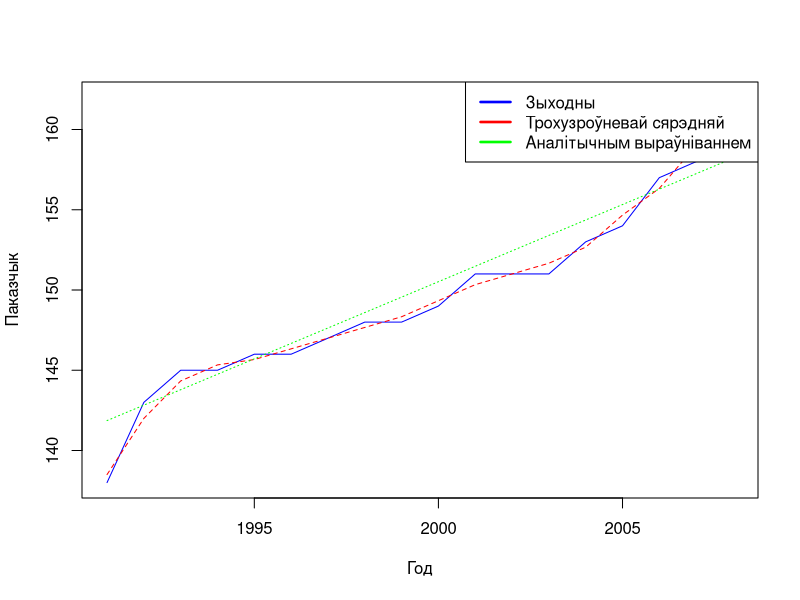

Write R code to recreate this figure.
dat<-read.table("data4.txt")
dat

# Сярэдні ўзровень шэрагу дынамікі
mediumlevel<-mean(dat[,2])         
mediumlevel

# Будуем шэраг для крытэра серый
result<-numeric()                      
for(i in 1:length(dat[,2])) {
  if(dat[i,2]>mediumlevel) result<-c(result, 1)
  if(dat[i,2]<mediumlevel) result<-c(result, 0)
}
result

# Лічым колькасць серый
numberofseries<-1
var<-result[1]
for(i in 2:length(result)) {
  if(result[i]!=var) {
    numberofseries<-numberofseries+1
    var<-result[i]
  }
}
numberofseries

#Правяраем прыналежнасць колькасці серый інтэрвалу
left<-as.integer((length(result)+1)/2-1.96*sqrt(length(result)-1)/2)
left
right<-as.integer((length(result)+1)/2+1.96*sqrt(length(result)-1)/2)
right
if(left<=numberofseries & numberofseries<=right) {
  answer<-"Заканамернасці ў змяненні ўзроўняў няма"
} else {
  answer<-"Заканамернасць ў змяненні ўзроўняў назіраецца"
}
answer

# Згладжванне шэрага дынамікі метадам трохузроўневай слізгальнай простай
y<-dat[,2]
smoothed<-numeric()
smoothed<-c(smoothed, (5*y[1]+2*y[2]-y[3])/6)
for(i in 2:(length(dat[,1])-1)) {
  smoothed<-c(smoothed, (y[i-1]+y[i]+y[i+1])/3)
}
smoothed<-c(smoothed, (5*y[length(dat[,1])-1]+2*y[length(dat[,1])-2]-y[length(dat[,1])-3])/6)
smoothed

# Згладжванне шэрага дынамікі метадам аналітычнага выраўнівання па ўраўненню простай
t<-numeric()
temp<-((-1)*as.integer(length(y)/2))
as.integer(length(y)/2)
for(i in 1:length(y)) {
  t<-c(t, temp)
  temp<-temp+1
  if(temp==0) temp<-temp+1
}
dat[,3]<-t
dat[,4]<-t*t
dat[,5]<-dat[,2]*dat[,3]
colnames(dat)<-c("x", "y", "t", "t^2", "y*t")
dat

a0<-sum(dat[,2]/length(dat[,2]))
a1<-sum(dat[,5])/sum(dat[,4])
eq<-paste("y(t)=", a0, "+", a1, "t")
eq

analyticsmoothed<-numeric()
for(i in 1:length(dat[,2])) {
  analyticsmoothed<-c(analyticsmoothed, a0+a1*(i-as.integer(length(y)/2)))
}

# Робім прагноз
nextT<-max(t)+1
nextT
yNext<-a0+a1*nextT
yNext

# Малюем графікі
graph1<-function(x) dat[,2]
graph2<-function(x) smoothed
graph3<-function(x) analyticsmoothed
matplot(dat[,1],cbind(graph1(x),graph2(x), graph3(x)),type="l",col=c("blue","red", "green"), xlab="Год", ylab="Паказчык")
legend(x="topright", y=0.92, legend=c("Зыходны", "Трохузроўневай сярэдняй", "Аналітычным выраўніваннем"), lty=c(1,1,1), lwd=c(2.5,2.5,2.5), col=c("blue", "red", "green"))